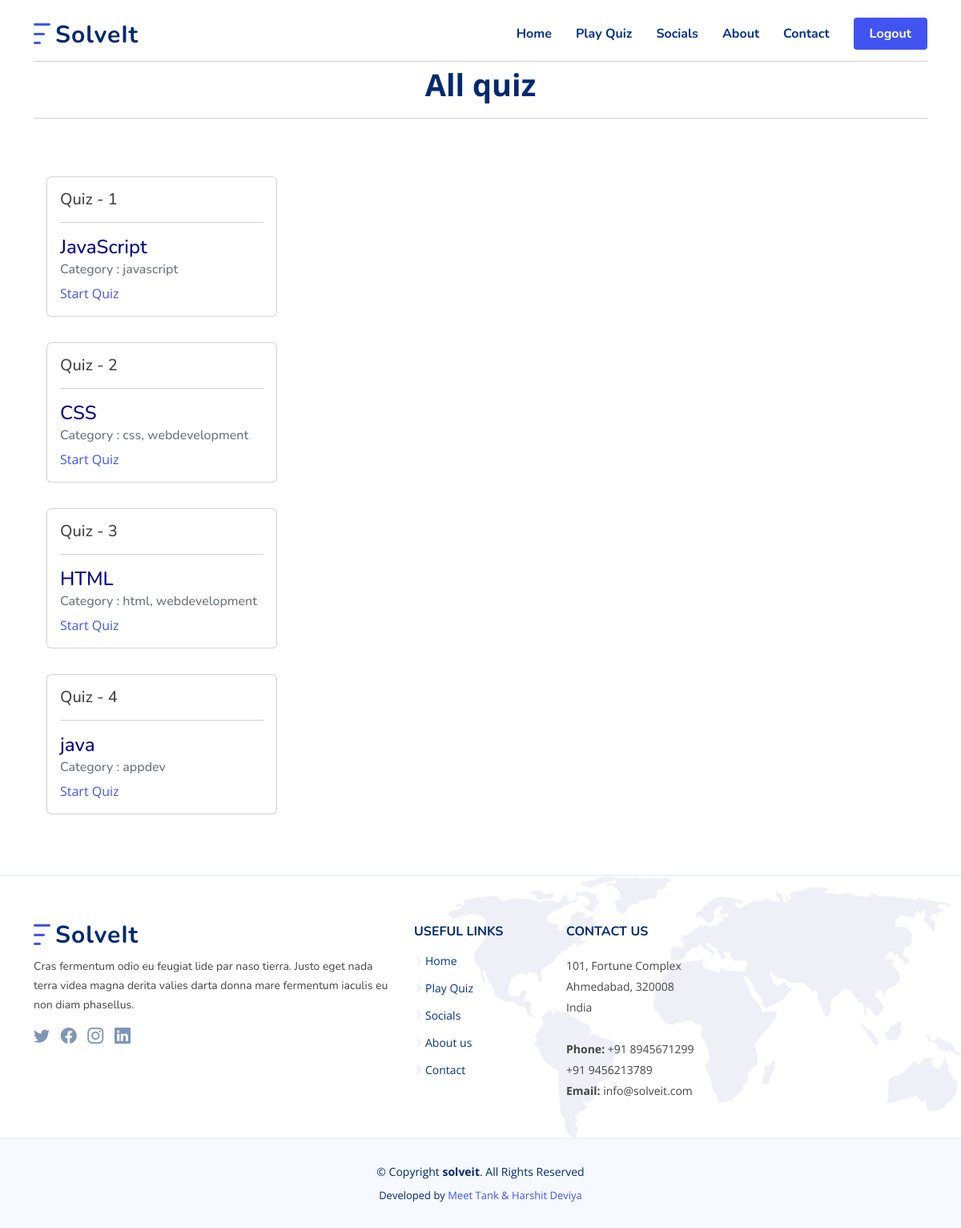
/play_quiz.php, run on the app's committed database.
### tables this page shows
CREATE TABLE `quiz_details` (
  `id` int(11) NOT NULL,
  `name` varchar(50) NOT NULL,
  `category` varchar(50) NOT NULL,
  `description` varchar(255) NOT NULL,
  `time` time NOT NULL,
  `added_on` timestamp NOT NULL DEFAULT current_timestamp() ON UPDATE current_timestamp()
);

### play_quiz.php (the view)
<?php
include "./header.inc.php";
$que = "SELECT * FROM quiz_details ORDER BY id DESC";
$run = mysqli_query($con, $que);
$count=1;
?>
<main id="main">
  <section class="about">
    <div class="container" data-aos="fade-up">
      <header class="section-header">
        <hr style="background-color:red;">
        <p>All quiz</p>
        <hr style="background-color:red;">
      </header>
      <?php
      while ($result = mysqli_fetch_assoc($run)) {
        $quiz_id = $result['id'];
      ?>
      <div class="container me-3">
        <div class="row ml-3">
          <div class="col-md-2 p-3">
            <div class="card" style="width: 18rem;">
              <div class="card-body">
                <h5 class="card-title">Quiz - <?= $count++; ?></h5>
                  <hr>
                  <h4 style="color:darkblue"><?php echo $result['name']; ?></h4>
                  <h6 class="card-subtitle mb-2 text-muted">Category : <?php echo $result['category']; ?> </h6>
                  <a href="./show_question.php?id=<?= $quiz_id ?>" class="card-link">Start Quiz</a>
              </div>
            </div>
          </div>
        </div>
      </div>
      <?php } ?>
    </div>
  </section>
</main>
<?php
include "./footer.inc.php";
?>

### assets/css/style.css (style rules this page uses)
:root { scroll-behavior: smooth; }
body { font-family: "Open Sans", sans-serif; color: #444444; }
a { color: #4154f1; text-decoration: none; }
h1, h2, h3, h4, h5, h6 { font-family: "Nunito", sans-serif; }
section { padding: 60px 0; overflow: hidden; }
.section-header { text-align: center; padding-bottom: 40px; }
.section-header p { margin: 10px 0 0 0; padding: 0; font-size: 38px; line-height: 42px; font-weight: 700; color: #012970; }
.about p { margin: 15px 0 30px 0; line-height: 24px; }

### data on the page
quiz_details: name "JavaScript", category "javascript"
quiz_details: name "CSS", category "css, webdevelopment"
quiz_details: name "HTML", category "html, webdevelopment"
quiz_details: name "java", category "appdev"
